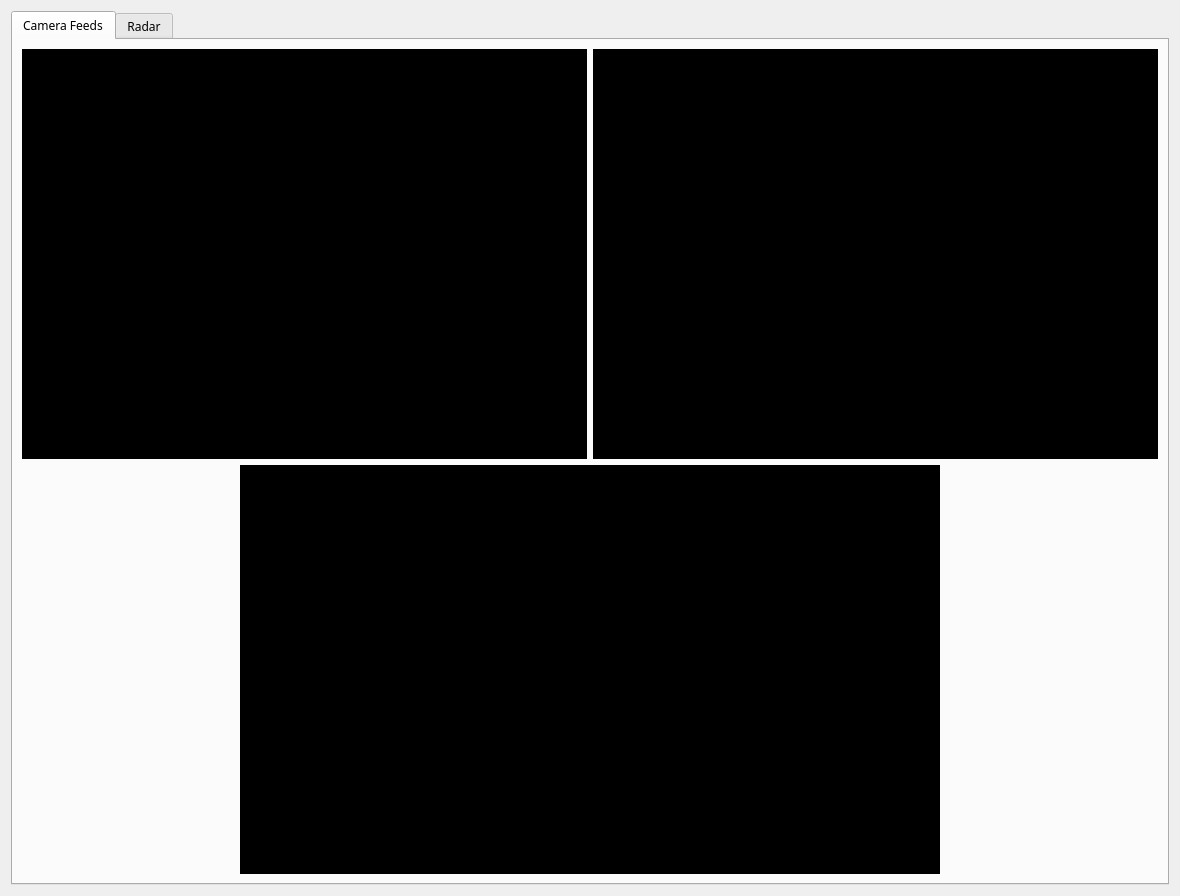
<?xml version="1.0" encoding="UTF-8"?>
<ui version="4.0">
 <class>DevMode</class>
 <widget class="QWidget" name="DevMode">
  <property name="geometry">
   <rect>
    <x>0</x>
    <y>0</y>
    <width>1180</width>
    <height>896</height>
   </rect>
  </property>
  <property name="windowTitle">
   <string>Form</string>
  </property>
  <layout class="QVBoxLayout" name="verticalLayout_4">
   <item>
    <widget class="QTabWidget" name="DevTab">
     <property name="font">
      <font>
       <family>Nirmala UI Semilight</family>
      </font>
     </property>
     <property name="currentIndex">
      <number>0</number>
     </property>
     <widget class="QWidget" name="CameraTab">
      <attribute name="title">
       <string>Camera Feeds</string>
      </attribute>
      <layout class="QGridLayout" name="gridLayout_2">
       <item row="2" column="0" colspan="2" alignment="Qt::AlignmentFlag::AlignHCenter">
        <widget class="QWidget" name="FuseFeed" native="true">
         <property name="sizePolicy">
          <sizepolicy hsizetype="Preferred" vsizetype="Preferred">
           <horstretch>0</horstretch>
           <verstretch>0</verstretch>
          </sizepolicy>
         </property>
         <property name="minimumSize">
          <size>
           <width>700</width>
           <height>0</height>
          </size>
         </property>
         <property name="maximumSize">
          <size>
           <width>700</width>
           <height>16777215</height>
          </size>
         </property>
         <property name="styleSheet">
          <string notr="true">Background-color:rgb(0, 0, 0)</string>
         </property>
        </widget>
       </item>
       <item row="0" column="0">
        <widget class="QWidget" name="OpticFeed" native="true">
         <property name="sizePolicy">
          <sizepolicy hsizetype="Preferred" vsizetype="Preferred">
           <horstretch>0</horstretch>
           <verstretch>0</verstretch>
          </sizepolicy>
         </property>
         <property name="maximumSize">
          <size>
           <width>700</width>
           <height>16777215</height>
          </size>
         </property>
         <property name="styleSheet">
          <string notr="true">Background-color:rgb(0, 0, 0)</string>
         </property>
        </widget>
       </item>
       <item row="0" column="1">
        <widget class="QWidget" name="ThermalFeed" native="true">
         <property name="sizePolicy">
          <sizepolicy hsizetype="Preferred" vsizetype="Preferred">
           <horstretch>0</horstretch>
           <verstretch>0</verstretch>
          </sizepolicy>
         </property>
         <property name="maximumSize">
          <size>
           <width>700</width>
           <height>16777215</height>
          </size>
         </property>
         <property name="styleSheet">
          <string notr="true">Background-color:rgb(0, 0, 0)</string>
         </property>
        </widget>
       </item>
      </layout>
     </widget>
     <widget class="QWidget" name="RadarTab">
      <attribute name="title">
       <string>Radar</string>
      </attribute>
      <layout class="QGridLayout" name="gridLayout_6" columnstretch="1,9">
       <item row="0" column="0">
        <layout class="QVBoxLayout" name="VertPanel">
         <item>
          <widget class="QLabel" name="lSpeed_M_KM">
           <property name="sizePolicy">
            <sizepolicy hsizetype="Expanding" vsizetype="Fixed">
             <horstretch>0</horstretch>
             <verstretch>0</verstretch>
            </sizepolicy>
           </property>
           <property name="font">
            <font>
             <family>Nirmala UI Semilight</family>
             <pointsize>12</pointsize>
             <bold>true</bold>
            </font>
           </property>
           <property name="text">
            <string>Config Radar</string>
           </property>
           <property name="alignment">
            <set>Qt::AlignmentFlag::AlignCenter</set>
           </property>
          </widget>
         </item>
         <item>
          <layout class="QHBoxLayout" name="horizontalLayout_4">
           <item>
            <widget class="QPushButton" name="RadarBtn">
             <property name="sizePolicy">
              <sizepolicy hsizetype="Fixed" vsizetype="Fixed">
               <horstretch>0</horstretch>
               <verstretch>0</verstretch>
              </sizepolicy>
             </property>
             <property name="minimumSize">
              <size>
               <width>0</width>
               <height>10</height>
              </size>
             </property>
             <property name="maximumSize">
              <size>
               <width>200</width>
               <height>16777215</height>
              </size>
             </property>
             <property name="font">
              <font>
               <family>Nirmala UI Semilight</family>
               <pointsize>11</pointsize>
               <bold>true</bold>
              </font>
             </property>
             <property name="text">
              <string>Power</string>
             </property>
            </widget>
           </item>
           <item>
            <widget class="QLabel" name="RadarLabel">
             <property name="sizePolicy">
              <sizepolicy hsizetype="Preferred" vsizetype="Fixed">
               <horstretch>0</horstretch>
               <verstretch>0</verstretch>
              </sizepolicy>
             </property>
             <property name="minimumSize">
              <size>
               <width>0</width>
               <height>0</height>
              </size>
             </property>
             <property name="font">
              <font>
               <family>Nirmala UI Semilight</family>
               <pointsize>12</pointsize>
               <bold>true</bold>
              </font>
             </property>
             <property name="styleSheet">
              <string notr="true">Background-color:red</string>
             </property>
             <property name="text">
              <string>Off</string>
             </property>
             <property name="alignment">
              <set>Qt::AlignmentFlag::AlignCenter</set>
             </property>
            </widget>
           </item>
          </layout>
         </item>
         <item>
          <widget class="QGroupBox" name="groupBox">
           <property name="sizePolicy">
            <sizepolicy hsizetype="Preferred" vsizetype="Fixed">
             <horstretch>0</horstretch>
             <verstretch>0</verstretch>
            </sizepolicy>
           </property>
           <property name="maximumSize">
            <size>
             <width>16777215</width>
             <height>16777215</height>
            </size>
           </property>
           <property name="title">
            <string>Source:</string>
           </property>
           <layout class="QGridLayout" name="gridLayout_5">
            <item row="0" column="1">
             <widget class="QPushButton" name="LoadButton">
              <property name="text">
               <string>Log File</string>
              </property>
             </widget>
            </item>
            <item row="0" column="0">
             <widget class="QPushButton" name="NetworkButton">
              <property name="text">
               <string>Network</string>
              </property>
             </widget>
            </item>
           </layout>
          </widget>
         </item>
         <item>
          <widget class="QGroupBox" name="gBClFilt">
           <property name="sizePolicy">
            <sizepolicy hsizetype="Preferred" vsizetype="Fixed">
             <horstretch>0</horstretch>
             <verstretch>0</verstretch>
            </sizepolicy>
           </property>
           <property name="title">
            <string>Display filter (postproc):</string>
           </property>
           <layout class="QGridLayout" name="gridLayout_4">
            <property name="leftMargin">
             <number>0</number>
            </property>
            <property name="topMargin">
             <number>0</number>
            </property>
            <property name="rightMargin">
             <number>0</number>
            </property>
            <property name="bottomMargin">
             <number>0</number>
            </property>
            <property name="spacing">
             <number>0</number>
            </property>
            <item row="0" column="0">
             <layout class="QGridLayout" name="gridProps">
              <property name="spacing">
               <number>0</number>
              </property>
              <item row="0" column="0">
               <widget class="QCheckBox" name="rRange">
                <property name="text">
                 <string>Range</string>
                </property>
                <property name="checked">
                 <bool>true</bool>
                </property>
               </widget>
              </item>
              <item row="1" column="0">
               <widget class="QCheckBox" name="rAngle">
                <property name="mouseTracking">
                 <bool>true</bool>
                </property>
                <property name="toolTip">
                 <string/>
                </property>
                <property name="toolTipDuration">
                 <number>-1</number>
                </property>
                <property name="statusTip">
                 <string/>
                </property>
                <property name="text">
                 <string>Angle</string>
                </property>
                <property name="checked">
                 <bool>false</bool>
                </property>
               </widget>
              </item>
              <item row="2" column="0">
               <widget class="QCheckBox" name="rVelocity">
                <property name="text">
                 <string>Velocity</string>
                </property>
               </widget>
              </item>
              <item row="3" column="0">
               <widget class="QCheckBox" name="Arc">
                <property name="text">
                 <string>Arc</string>
                </property>
                <property name="checked">
                 <bool>true</bool>
                </property>
               </widget>
              </item>
             </layout>
            </item>
           </layout>
          </widget>
         </item>
         <item>
          <widget class="QGroupBox" name="gBClObjType">
           <property name="sizePolicy">
            <sizepolicy hsizetype="Preferred" vsizetype="Fixed">
             <horstretch>0</horstretch>
             <verstretch>0</verstretch>
            </sizepolicy>
           </property>
           <property name="title">
            <string>Cluster/Object type:</string>
           </property>
           <layout class="QGridLayout" name="gridLayout_3">
            <property name="leftMargin">
             <number>0</number>
            </property>
            <property name="topMargin">
             <number>0</number>
            </property>
            <property name="rightMargin">
             <number>0</number>
            </property>
            <property name="bottomMargin">
             <number>0</number>
            </property>
            <property name="spacing">
             <number>0</number>
            </property>
            <item row="0" column="0">
             <layout class="QGridLayout" name="gridTypes" rowminimumheight="0,0">
              <property name="verticalSpacing">
               <number>4</number>
              </property>
              <item row="0" column="0">
               <widget class="QToolButton" name="OffTrackTBtn">
                <property name="styleSheet">
                 <string notr="true">background-color:rgb(255, 255, 0)</string>
                </property>
                <property name="text">
                 <string/>
                </property>
               </widget>
              </item>
              <item row="1" column="0">
               <widget class="QToolButton" name="OnTrackTBtn">
                <property name="styleSheet">
                 <string notr="true">background-color:rgb(255, 0, 0)</string>
                </property>
                <property name="text">
                 <string/>
                </property>
               </widget>
              </item>
              <item row="0" column="1">
               <widget class="QLabel" name="OffTrackLabel">
                <property name="text">
                 <string>Off-Track</string>
                </property>
               </widget>
              </item>
              <item row="1" column="1">
               <widget class="QLabel" name="OnTrackLabel">
                <property name="text">
                 <string>On-Track</string>
                </property>
               </widget>
              </item>
             </layout>
            </item>
           </layout>
          </widget>
         </item>
         <item>
          <widget class="QGroupBox" name="groupBox_2">
           <property name="sizePolicy">
            <sizepolicy hsizetype="Preferred" vsizetype="Preferred">
             <horstretch>0</horstretch>
             <verstretch>0</verstretch>
            </sizepolicy>
           </property>
           <property name="title">
            <string>Range:</string>
           </property>
           <layout class="QGridLayout" name="gridLayout">
            <item row="0" column="0">
             <widget class="QLabel" name="RedLabel">
              <property name="sizePolicy">
               <sizepolicy hsizetype="Minimum" vsizetype="Fixed">
                <horstretch>0</horstretch>
                <verstretch>0</verstretch>
               </sizepolicy>
              </property>
              <property name="text">
               <string>Max Coverage</string>
              </property>
              <property name="alignment">
               <set>Qt::AlignmentFlag::AlignCenter</set>
              </property>
             </widget>
            </item>
            <item row="1" column="0">
             <widget class="QLabel" name="BlueLabel">
              <property name="sizePolicy">
               <sizepolicy hsizetype="Minimum" vsizetype="Fixed">
                <horstretch>0</horstretch>
                <verstretch>0</verstretch>
               </sizepolicy>
              </property>
              <property name="text">
               <string>Brake Distance</string>
              </property>
              <property name="alignment">
               <set>Qt::AlignmentFlag::AlignCenter</set>
              </property>
             </widget>
            </item>
            <item row="0" column="1">
             <widget class="QLabel" name="BlueColor">
              <property name="sizePolicy">
               <sizepolicy hsizetype="Minimum" vsizetype="Fixed">
                <horstretch>0</horstretch>
                <verstretch>0</verstretch>
               </sizepolicy>
              </property>
              <property name="styleSheet">
               <string notr="true">Background-color:rgb(160, 210, 255)</string>
              </property>
              <property name="text">
               <string/>
              </property>
             </widget>
            </item>
            <item row="1" column="1">
             <widget class="QLabel" name="RedColor">
              <property name="sizePolicy">
               <sizepolicy hsizetype="Minimum" vsizetype="Fixed">
                <horstretch>0</horstretch>
                <verstretch>0</verstretch>
               </sizepolicy>
              </property>
              <property name="styleSheet">
               <string notr="true">Background-color:rgb(255, 200, 200)</string>
              </property>
              <property name="text">
               <string/>
              </property>
             </widget>
            </item>
           </layout>
          </widget>
         </item>
        </layout>
       </item>
       <item row="0" column="1" rowspan="2">
        <layout class="QVBoxLayout" name="verticalLayout">
         <property name="spacing">
          <number>0</number>
         </property>
         <item>
          <widget class="QScrollArea" name="sAVisual">
           <property name="mouseTracking">
            <bool>true</bool>
           </property>
           <property name="widgetResizable">
            <bool>true</bool>
           </property>
           <property name="alignment">
            <set>Qt::AlignmentFlag::AlignCenter</set>
           </property>
           <widget class="QWidget" name="scrollAreaWidgetContents">
            <property name="geometry">
             <rect>
              <x>0</x>
              <y>0</y>
              <width>924</width>
              <height>789</height>
             </rect>
            </property>
           </widget>
          </widget>
         </item>
         <item>
          <layout class="QHBoxLayout" name="horizontalLayout_2">
           <item>
            <widget class="QLabel" name="lZoom">
             <property name="text">
              <string>Zoom</string>
             </property>
            </widget>
           </item>
           <item>
            <widget class="QSlider" name="hSZoom">
             <property name="minimum">
              <number>400</number>
             </property>
             <property name="maximum">
              <number>2000</number>
             </property>
             <property name="orientation">
              <enum>Qt::Orientation::Horizontal</enum>
             </property>
            </widget>
           </item>
          </layout>
         </item>
        </layout>
       </item>
       <item row="1" column="0">
        <spacer name="verticalSpacer">
         <property name="orientation">
          <enum>Qt::Orientation::Vertical</enum>
         </property>
         <property name="sizeHint" stdset="0">
          <size>
           <width>20</width>
           <height>310</height>
          </size>
         </property>
        </spacer>
       </item>
      </layout>
     </widget>
    </widget>
   </item>
  </layout>
 </widget>
 <resources/>
 <connections/>
</ui>
